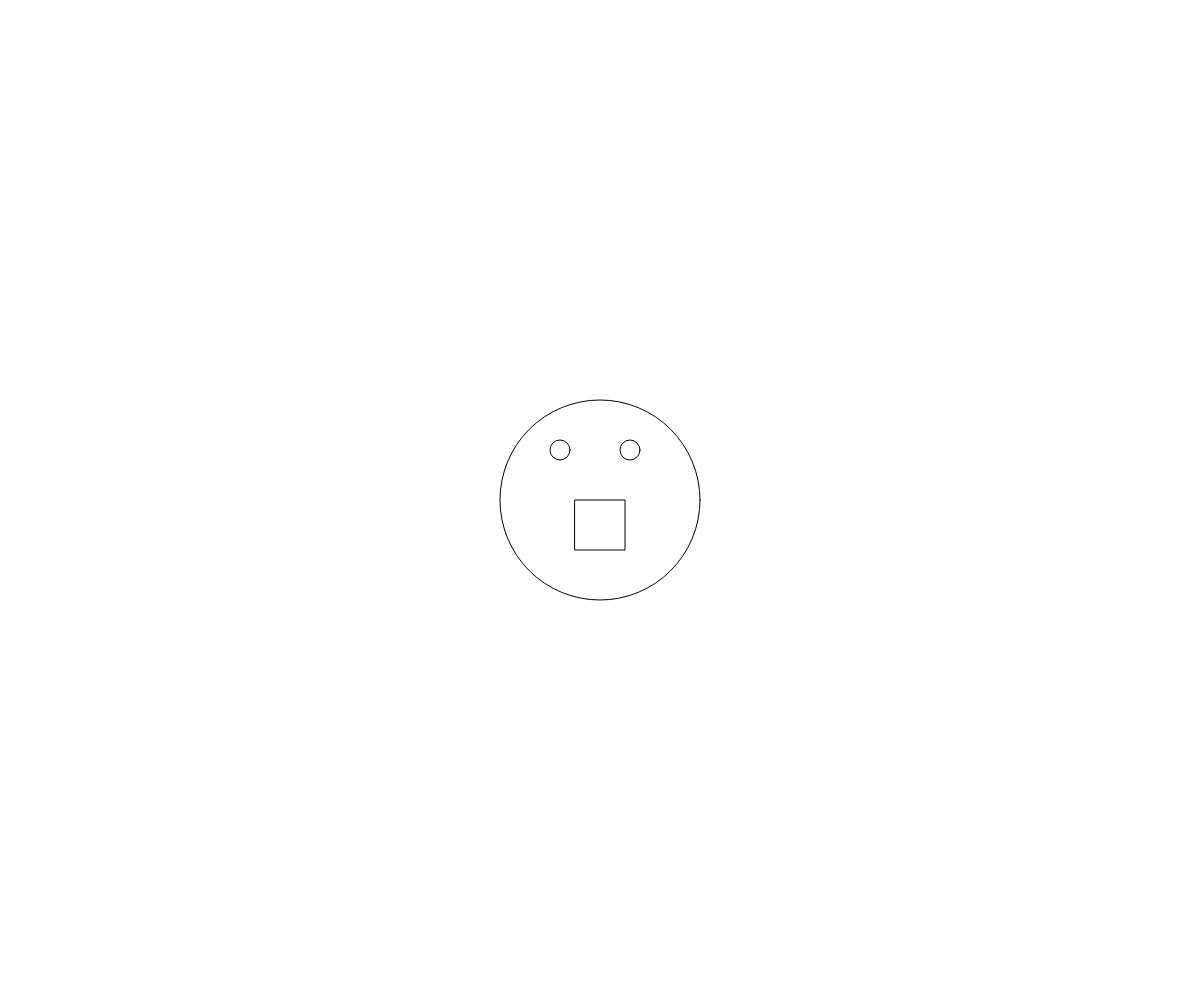
Frame 1 (no input)
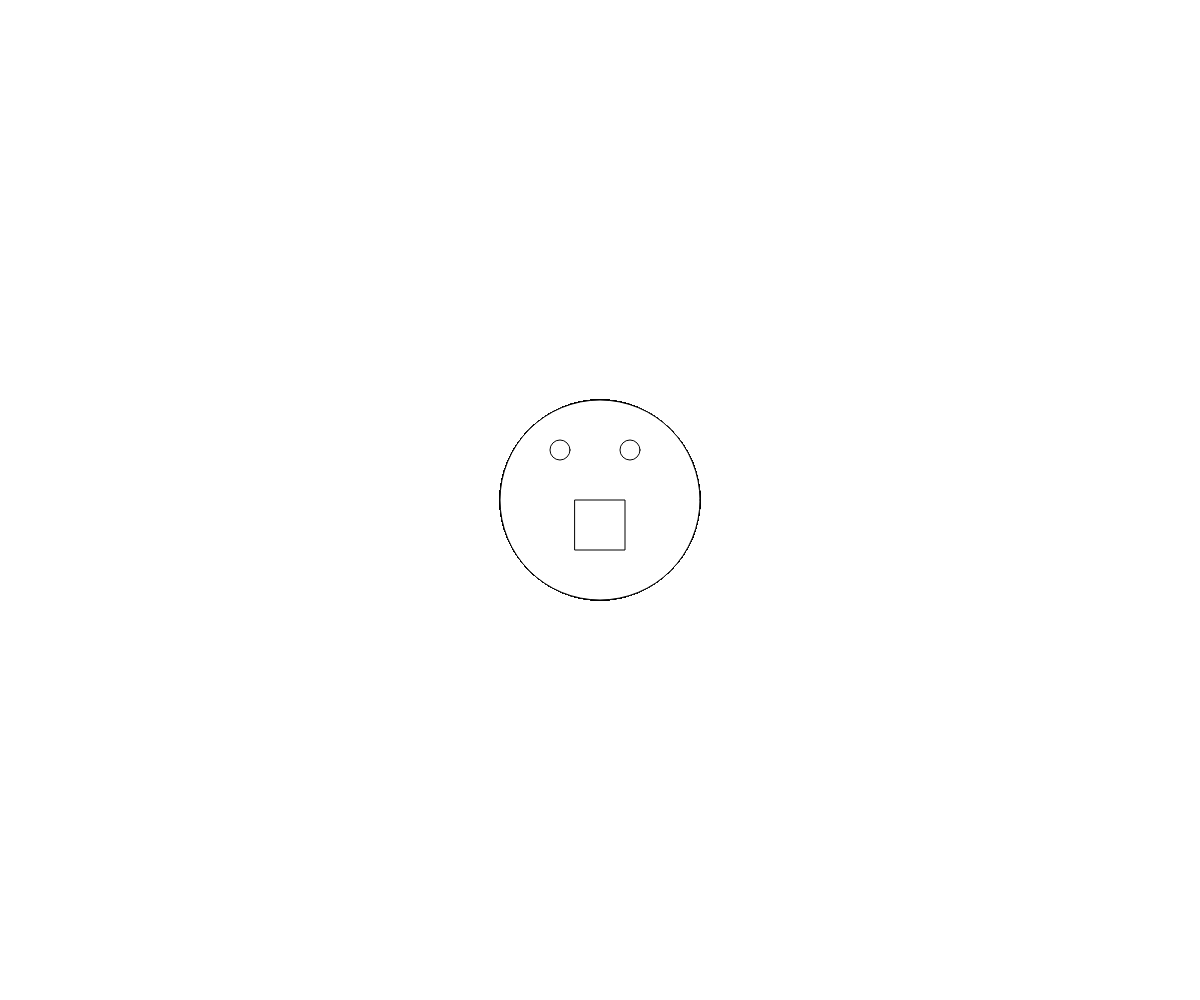
Frame 60 (no input)
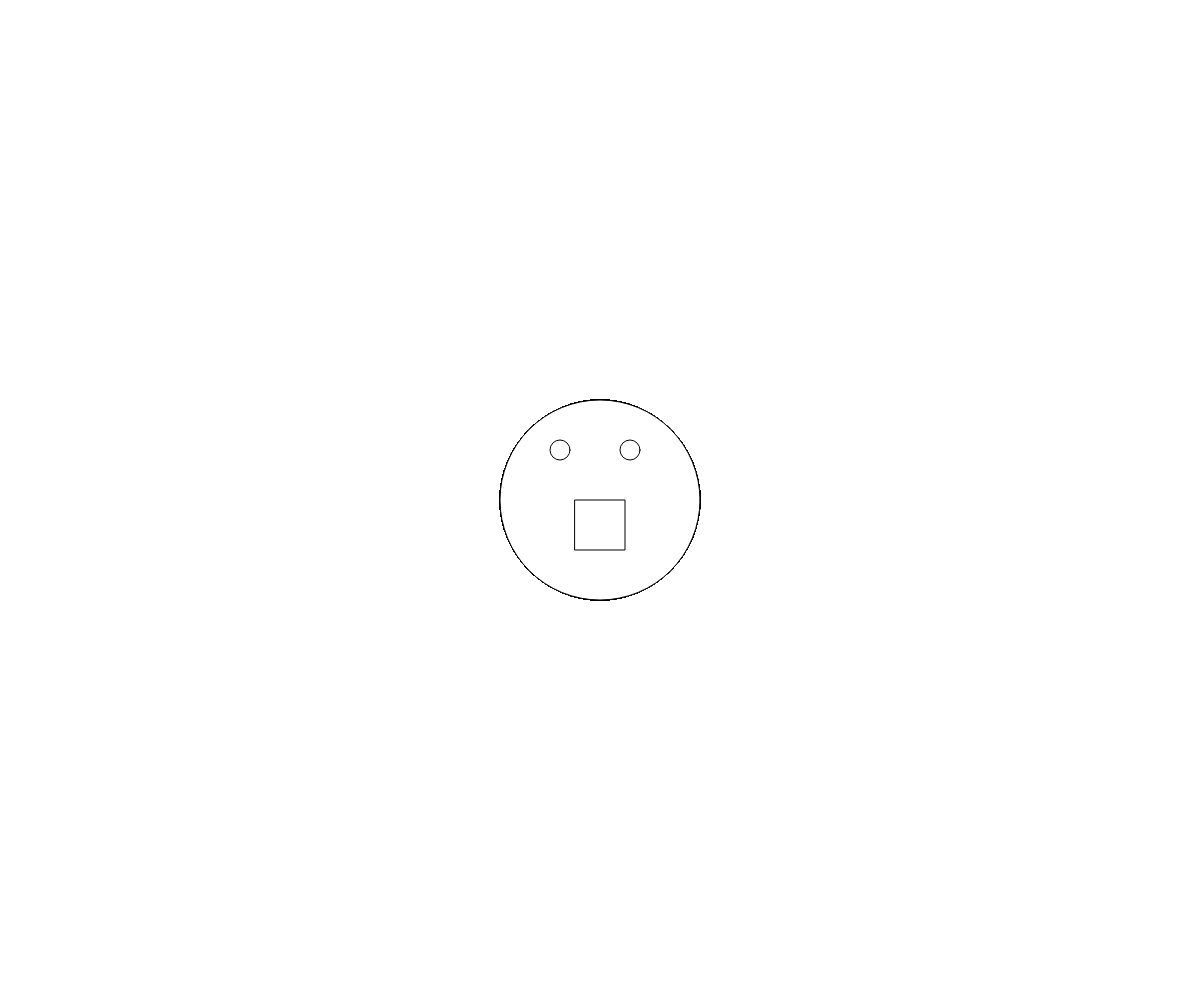
Frame 120 (the mouse pressed at the canvas centre since frame 60)

The p5.js sketch that drew these frames (run headless with seeded random() and noise() and a simulated clock; from frame 60 on, the mouse is pressed at the canvas centre):

// p5.js sketch
// ── sketch.js
var centerX; //Xの注点
var centerY; //Yの中点

function setup() {
    createCanvas(windowWidth, windowHeight);
    background(255);
    centerX = windowWidth / 2;
    centerY = windowHeight / 2;
}

function draw() {
    //問１
    //点・線・四角形・三角形・円を使って顔を書いてみよう
    //形はどんなものでもOK

    ellipse(width/2, height/2, 200, 200);
    ellipse(width/2 -40, height/2 -50, 20, 20);
    ellipse(width/2 +30, height/2 -50, 20, 20);
    rect(width/2 -25, height/2, 50, 50);

    //問２
    //縦に並んだ５つの円を書いてみよう
    // * while文を使って書くこと
    /*
    var i = 0
    while(i < 50){
    ellipse(width/2 -100, height/2 -100, 20, 20);
    ellipse(width/2 -100, height/2 -80, 20, 20);
    ellipse(width/2 -100, height/2 -60, 20, 20);
    ellipse(width/2 -100, height/2 -40, 20, 20);
    ellipse(width/2 -100, height/2 -20, 20, 20);
    i++;
    }
    */

    //問３
    //色の違う四角をランダムで５個書いてみよう
    // * for文を使って書くこと
    // Math.random()を使う
    /*
    for(var i = 0; i < 50; i++){
      stroke(0);
      rect(Math.random() * 100 - 200, Math/random() * 400 - 100, 200, 200);
    }
    */

    //問４
    //左から右へ移動する円を書いてみよう
    //円が右はしに消えたら左から出てくるように書く
    // * if文を使うこと

    //問5 (上級問題)
    //１．左から右へ移動する
    //２．円が右はしまでいったら右から左へ移動するように変更
    //３. 円が左はしまでいったら左から右へ移動するように変更
    // * if文を使うこと
    // ヒント：いま右に動いているのか左に動いているのかを判断するための変数を用意しよう
  }
